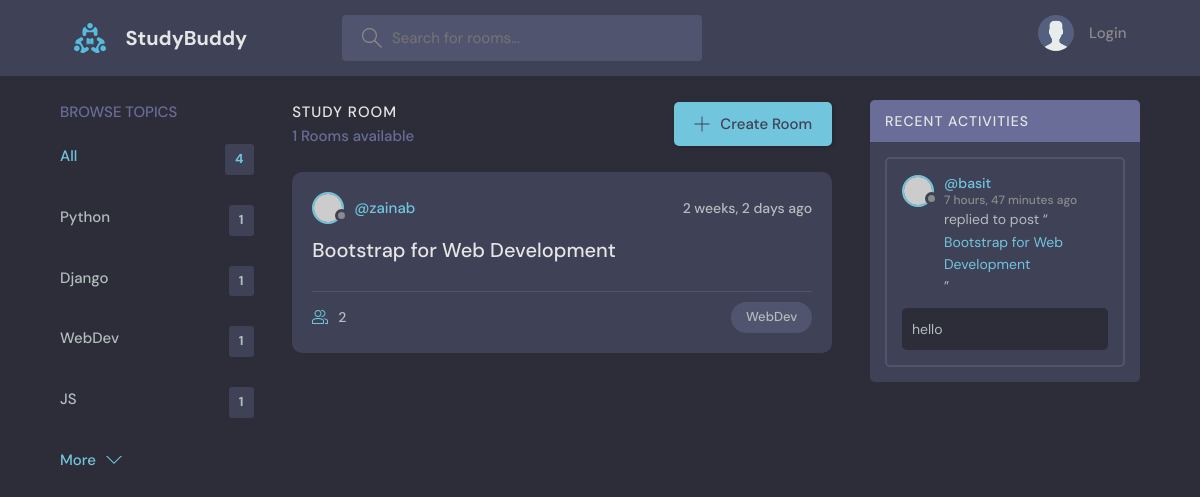
The page /?q=WebDev on the database its author committed.
### base/models.py (models this page shows, shortened)
class Topic(models.Model):
    name = models.CharField(max_length=200)

class Room(models.Model):
    host = models.ForeignKey(User, on_delete=models.SET_NULL, null=True)
    topic = models.ForeignKey(Topic, on_delete=models.SET_NULL, null=True)
    name = models.CharField(max_length=200)
    description = models.TextField(null=True, blank = True)
    participants = models.ManyToManyField(User, related_name='participants', blank=True)
    updated = models.DateTimeField(auto_now=True)
    created = models.DateTimeField(auto_now_add=True)
    class Meta:
        ordering = ['-updated','-created']
    def __str__(self):
        return self.name

class Message(models.Model):
    user = models.ForeignKey(User, on_delete=models.CASCADE)
    room = models.ForeignKey(Room, on_delete=models.CASCADE)
    body = models.TextField()
    updated = models.DateTimeField(auto_now=True)
    created = models.DateTimeField(auto_now_add=True)
    class Meta:
        ordering = ['-updated','-created']
    def __str__(self):
        return self.body[0:50]

### base/views.py (the view)
# urls.py: path('', views.home, name="home"),
def home(request):
    q = request.GET.get('q') if request.GET.get('q') != None else ''
    rooms = Room.objects.filter(
        Q(topic__name__icontains=q) |
        Q(name__icontains = q) |
        Q(description__icontains=q) |
        Q(host__username__icontains=q)
    )
    topics = Topic.objects.all()
    room_count = rooms.count()
    room_messages = Message.objects.filter(Q(room__topic__name__icontains=q))
    context = {'rooms': rooms, 'topics':topics, 'room_count':room_count, 'room_messages': room_messages}
    return render(request, 'base/home.html', context )

### base/templates/base/home.html (shortened to what this page needs)
{% extends 'main.html' %}
{% block content %}
<main class="layout layout--3">
  <div class="container">
    {% include 'base/topics_component.html' %}
    <div class="roomList">
      <div class="roomList__header">
        <div>
          <h2>Study Room</h2>
          <p>{{room_count}} Rooms available</p>
        </div>
        <a class="btn btn--main" href="create-room.html">
          <svg
            version="1.1"
            xmlns="http://www.w3.org/2000/svg"
            width="32"
            height="32"
            viewBox="0 0 32 32"
          >
            <title>add</title>
            <path
              d="M16.943 0.943h-1.885v14.115h-14.115v1.885h14.115v14.115h1.885v-14.115h14.115v-1.885h-14.115v-14.115z"
            ></path>
          </svg>
          Create Room
        </a>
      </div>
      {% include 'base/feed_component.html' %}
    </div>
    {% include 'base/activity_component.html' %}
  </div>
</main>
{% endblock %}

### base/templates/base/topics_component.html
<div class="topics">
  <div class="topics__header">
    <h2>Browse Topics</h2>
  </div>
  <ul class="topics__list">
    <li>
      <a href="{% url 'home' %}" class="active">All <span>{{topics.count}}</span></a>
    </li>
    {% for topic in topics %}
    <li>
      <a href="{% url 'home' %}?q={{topic.name}}">{{topic.name}} <span>{{topic.room_set.all.count}}</span></a>
    </li>
    {% endfor %}
  </ul>
  <a class="btn btn--link" href="topics.html">
    More
    <svg
      version="1.1"
      xmlns="http://www.w3.org/2000/svg"
      width="32"
      height="32"
      viewBox="0 0 32 32"
    >
      <title>chevron-down</title>
      <path d="M16 21l-13-13h-3l16 16 16-16h-3l-13 13z"></path>
    </svg>
  </a>
</div>

### base/templates/base/feed_component.html (shortened to what this page needs)
{% for room in rooms %}
<div class="roomListRoom">
    <div class="roomListRoom__header">
      <a href="{% url 'user-profile' room.host.id %}" class="roomListRoom__author">
        <div class="avatar avatar--small">
          <img src="https://randomuser.me/api/portraits/women/11.jpg" />
        </div>
        <span>@{{room.host.username}}</span>
      </a>
      <div class="roomListRoom__actions">
        <span>{{room.created|timesince}} ago</span>
      </div>
    </div>
    <div class="roomListRoom__content">
      <a href="{% url 'room' room.id %}">{{room.name}}</a>
    </div>
    <div class="roomListRoom__meta">
      <a href="{% url 'room' room.id %}" class="roomListRoom__joined">
        {{room.participants.all.count}}
      </a>
      <p class="roomListRoom__topic">{{room.topic.name}}</p>
    </div>
</div>
{% endfor %}

### base/templates/base/activity_component.html (shortened to what this page needs)
<div class="activities">
  <div class="activities__header">
    <h2>Recent Activities</h2>
  </div>
  {% for message in room_messages %}
  <div class="activities__box">
    <div class="activities__boxHeader roomListRoom__header">
      <a href="{% url 'user-profile' message.user.id %}" class="roomListRoom__author">
        <div class="avatar avatar--small">
          <img src="https://randomuser.me/api/portraits/women/11.jpg" />
        </div>
        <p>
          @{{message.user}}
          <span>{{message.created|timesince}} ago</span>
        </p>
      </a>
    </div>
    <div class="activities__boxContent">
      <p>replied to post “<a href="{% url 'room' message.room.id %}">{{message.room}}</a>”</p>
      <div class="activities__boxRoomContent">
        {{message}}
      </div>
    </div>
  </div>
  {% endfor %}
</div>

### rows shown on the page
Topic: name "Python", room_set.all.count "1"
Topic: name "Django", room_set.all.count "1"
Topic: name "WebDev", room_set.all.count "1"
Topic: name "JS", room_set.all.count "1"
Room: host.username "zainab", created "2 weeks, 2 days", name "Bootstrap for Web Development", participants.all.count "2", topic.name "WebDev"
Message: user "basit", created "7 hours, 47 minutes", room "Bootstrap for Web Development", body "hello"

### other values the page prints
{{ topics.count }} "4"
{{ room_count }} "1"
